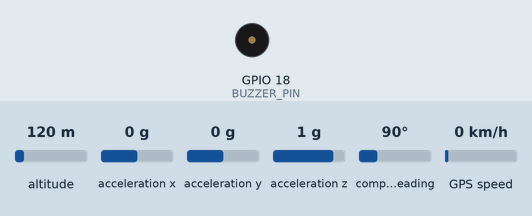
This sketch was run on a simulated ESP32. Parts: buzzer (waves = sounding, pin HIGH). Wiring (inferred from the names in the program): MPU-6050 motion sensor at I2C address 0x68. Inputs (shaded band) come from the test bench; at power-on: acceleration z 1 g, acceleration x 0 g, altitude 120 m, acceleration y 0 g, compass heading 90°, GPS speed 0 km/h. The GPS gets a fix after 3 s at 37.7749, -122.4194 with 8 satellites; what the sketch prints to the serial monitor is not drawn.

Above: at 1.6 s.
1.7 s: acceleration z set to 0.1 g
3.2 s: acceleration z set to -0.2 g
At 3.73 s:
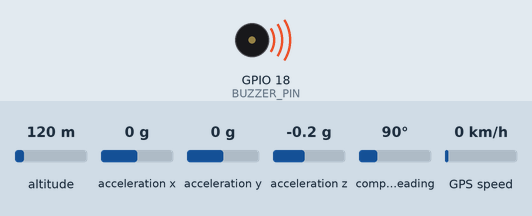
6.7 s: acceleration z set to 0 g
At 7.6 s:
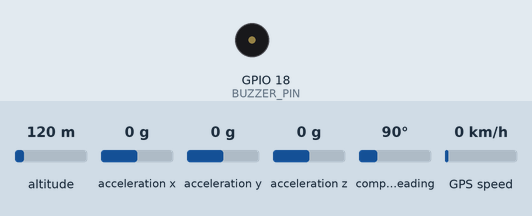
8.2 s: acceleration x set to -1.4 g
At 8.73 s:
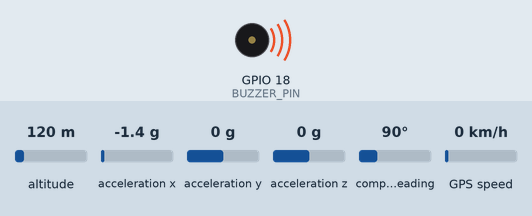
12.3 s: acceleration x set to 0 g
At 12.9 s:
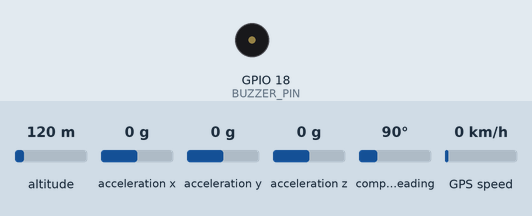
Timing chart, 0 to 14.8 s (numbered marks = the images above; inputs shaded):
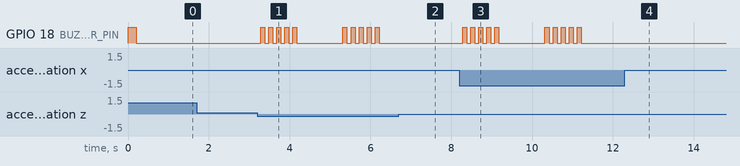

Measured:
- the behaviour switches between 0 and -0.1 g on acceleration z (found by bisection; images 0 and 1)
- after the input at 1.7 s, every drawn part: stays the same
- after the input at 3.2 s, GPIO 18 (BUZZER_PIN): goes 4 × (HIGH 0.10 s, LOW 0.10 s), HIGH 0.10 s, LOW 1.1 s, 4 × (HIGH 0.10 s, LOW 0.10 s), HIGH 0.10 s, then LOW, starting after 0.08 s
- after the input at 6.7 s, GPIO 18 (BUZZER_PIN): stops changing and stays LOW
- after the input at 8.2 s, GPIO 18 (BUZZER_PIN): goes 4 × (HIGH 0.10 s, LOW 0.10 s), HIGH 0.10 s, LOW 1.1 s, 4 × (HIGH 0.10 s, LOW 0.10 s), HIGH 0.10 s, then LOW, starting after 0.08 s
- after the input at 12.3 s, GPIO 18 (BUZZER_PIN): stops changing and stays LOW

The sketch:

code.ino
```cpp
#include <Wire.h>
#include <HardwareSerial.h>
#include <TinyGPS++.h>

// --- Hardware Interfacing ---
const int MPU_ADDR = 0x68;
const int RXD2 = 16;
const int TXD2 = 17;
const int BUZZER_PIN = 18; // Resurrected acoustic actuator

// --- System Instantiations ---
TinyGPSPlus gps;
HardwareSerial GPSSerial(2);

// --- Kinematic Metrics ---
int16_t ax, ay, az;
float roll, pitch;
unsigned long lastEventTime = 0;
const unsigned long COOLDOWN_MS = 1000;

void setup() {
  Serial.begin(115200);
  GPSSerial.begin(9600, SERIAL_8N1, RXD2, TXD2);

  pinMode(BUZZER_PIN, OUTPUT);

  // Initialize I2C Topology (GPIO21=SDA, GPIO22=SCL)
  Wire.begin(21, 22);
  Wire.beginTransmission(MPU_ADDR);
  Wire.write(0x6B); // Power management register
  Wire.write(0);    // Resuscitate MPU6050
  Wire.endTransmission(true);

  triggerAcousticAlert(1, 200); // Genesis pulse
  Serial.println("System  : OMNISCIENT SENTINEL ACTIVE\n─────────────────────────────────");
}

void loop() {
  // 1. Ingest NMEA Streams (Asynchronous Hardware UART)
  while (GPSSerial.available() > 0) {
    gps.encode(GPSSerial.read());
  }

  // 2. Interrogate Inertial Registers
  readMPU6050();

  // 3. Synthesize Spatial Orientation (Inverse Trigonometry)
  roll = atan2(ay, az) * 180.0 / PI;
  pitch = atan2(-ax, az) * 180.0 / PI;

  // 4. Heuristic Kinematic Classification
  if (millis() - lastEventTime > COOLDOWN_MS) {

    // Paradigm 1: Critical Spatial Inversion (Capsizing)
    if (abs(roll) > 60.0 || abs(pitch) > 60.0) {
      Serial.println("EVENT   : SPATIAL INVERSION / ROLLOVER");
      Serial.print("ROLL    : "); Serial.println(roll);
      Serial.print("PITCH   : "); Serial.println(pitch);
      logGeospatialVectors();
      Serial.println("─────────────────────────────────");
      triggerAcousticAlert(5, 100); // 5 rapid cyclical pulses
      lastEventTime = millis();
    }
    // Paradigm 2: Kinetic Impulse (Z-Axis Shockwave)
    else if (abs(az) > 20000) {
      Serial.println("EVENT   : KINETIC IMPULSE / POTHOLE");
      logGeospatialVectors();
      Serial.println("─────────────────────────────────");
      triggerAcousticAlert(2, 200); // 2 short cyclical pulses
      lastEventTime = millis();
    }
  }

  delay(100); // Microsecond computational stabilization
}

// --- Subroutines ---

void readMPU6050() {
  Wire.beginTransmission(MPU_ADDR);
  Wire.write(0x3B); // Initiate sequential read at ACCEL_XOUT_H
  Wire.endTransmission(false);
  Wire.requestFrom(MPU_ADDR, 6, true);

  // Amalgamate 16-bit signed vector payloads
  ax = Wire.read() << 8 | Wire.read();
  ay = Wire.read() << 8 | Wire.read();
  az = Wire.read() << 8 | Wire.read();
}

void triggerAcousticAlert(int count, int delayMs) {
  for (int i = 0; i < count; i++) {
    digitalWrite(BUZZER_PIN, HIGH);
    delay(delayMs);
    digitalWrite(BUZZER_PIN, LOW);
    delay(delayMs);
  }
}

void logGeospatialVectors() {
  if (gps.location.isValid()) {
    Serial.print("LAT     : "); Serial.println(gps.location.lat(), 6);
    Serial.print("LON     : "); Serial.println(gps.location.lng(), 6);
  } else {
    Serial.println("GPS     : ACQUIRING ORBITAL LOCK...");
  }
}
```
